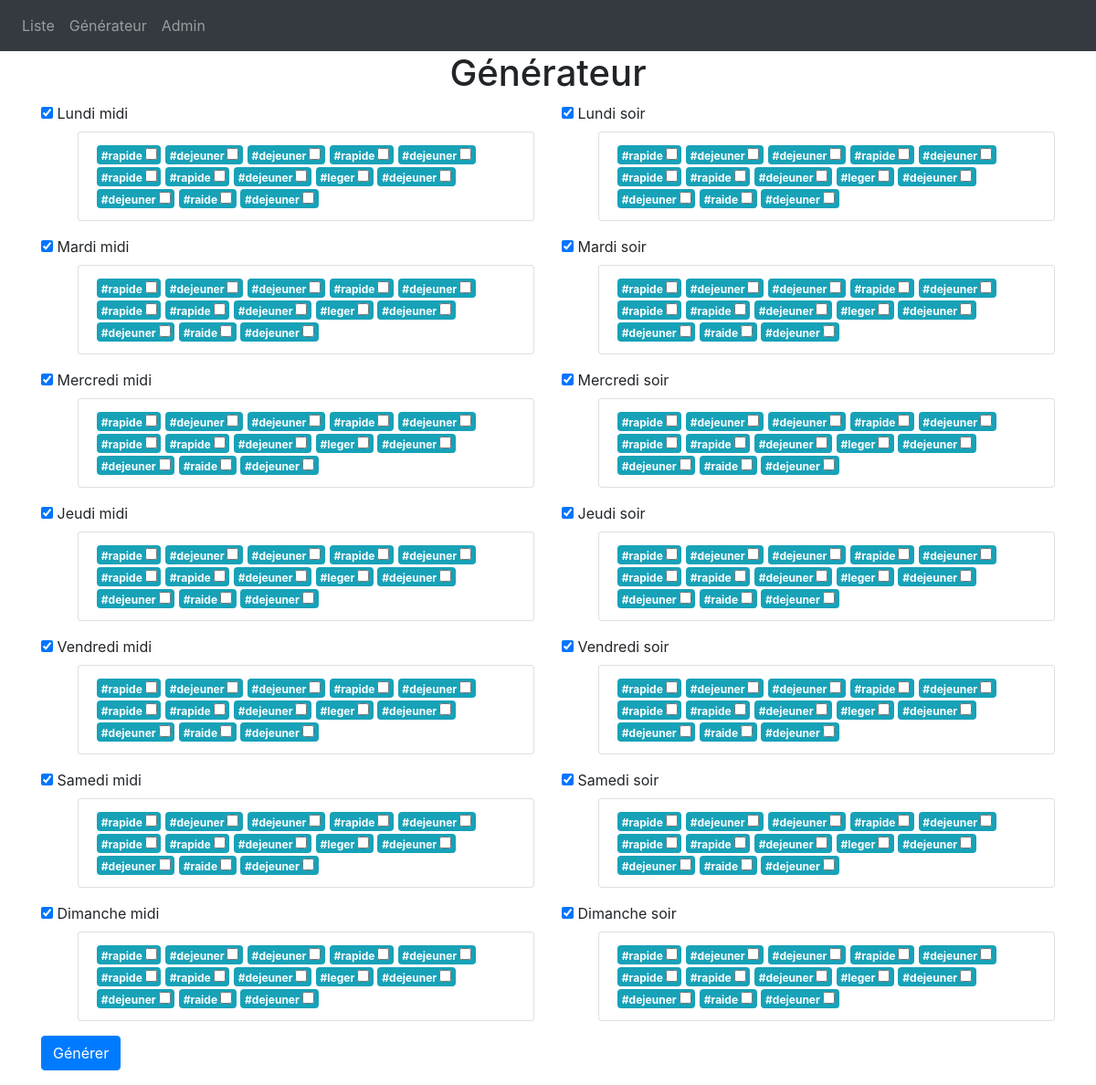
The page /week on the database as committed earlier.
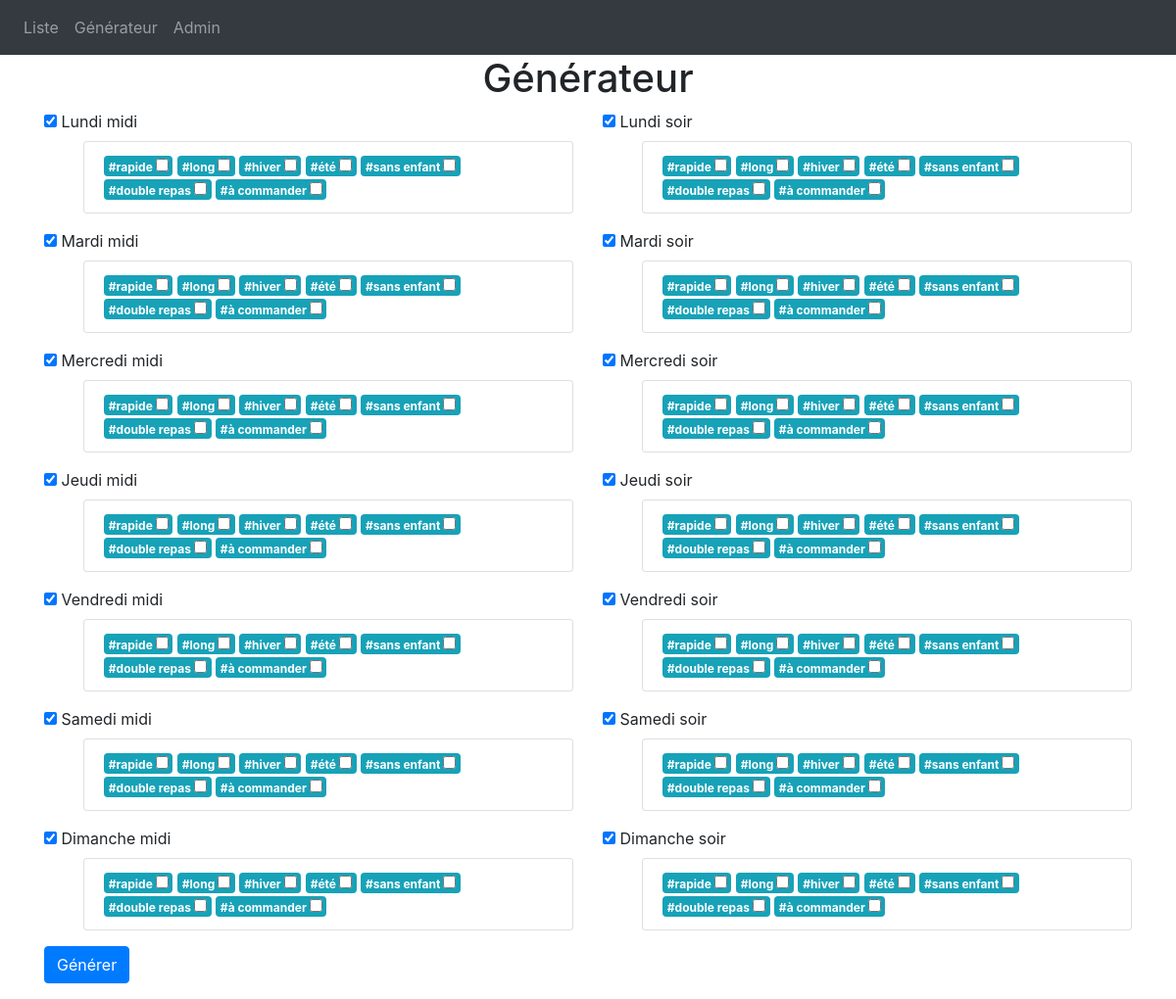
The same page on the database as committed later.
### models.py (models this page shows, shortened)
class Tag(db.Model):
    id = db.Column(db.Integer, primary_key=True)
    value = db.Column(db.String(30))
    meals = db.relationship('Meal', secondary=tags_association, back_populates='tags')

### views.py (the view)
@views.route('/week', methods=['GET', 'POST'])
def week():
    if request.method == 'POST':
        dej = []
        din = []
        meals = Meal.query.all()
        print(request.form)
        return render_template('week.html', dej_list=dej_list, din_list=din_list)
    tags = Tag.query.all()
    tags = [ tag for tag in [tag for tag in tags if (tag.value != 'déjeuner')] if (tag.value != 'diner')]
    return render_template('week.html', tags=tags)

### templates/week.html (shortened to what this page needs)
{% extends "base.html" %}
{% block content %}
<h1 align="center">Générateur</h1>
{% if dej_list is defined or din_list is defined %}
    <div class="row">
    {% if dej_list is defined %}
        <div class="col">
        <h5>Déjeuner(s)</h5>
        {% for dej in dej_list %}
            <ul class="list-group">
                <li class="list-group-item">{{ dej.name }}</li>
            </ul>
        {% endfor %}
        </div>
    {% endif %}
    {% if din_list is defined %}
        <div class="col">
        <h5>Diner(s)</h5>
        {% for din in din_list %}
            <ul class="list-group">
                <li class="list-group-item">{{ din.name }}</li>
            </ul>
        {% endfor %}
        </div>
    {% endif %}
{% else %}
    <form method="POST">
    <div class="form-group">
        <div class="row">
            <div class="col">
                <div>
                    <input type="checkbox" id="lundi_midi" name="lundi_midi" onclick="functionLundiMidi()" checked>
                    <label for="lundi_midi">Lundi midi</label>
                    <ul id="lundi_midi_tags" style="display:block">
                        <li class="list-group-item">
                        {% for tag in tags %}
                            <span class="badge badge-secondary badge-info">#{{ tag.value }}
                                <input type="checkbox" id="lundi_midi {{ tag.id }}" name="lundi_midi {{ tag.id }}">
                            </span>
                        {% endfor %}
                        </li>
                    </ul>
                </div>
                <div>
                    <input type="checkbox" id="mardi_midi" name="mardi_midi" onclick="functionMardiMidi()" checked>
                    <label for="mardi_midi">Mardi midi</label>
                    <ul id="mardi_midi_tags" style="display:block">
                        <li class="list-group-item">
                        {% for tag in tags %}
                            <span class="badge badge-secondary badge-info">#{{ tag.value }}
                                <input type="checkbox" id="mardi_midi {{ tag.id }}" name="mardi_midi {{ tag.id }}">
                            </span>
                        {% endfor %}
                        </li>
                    </ul>
                </div>
                <div>
                    <input type="checkbox" id="mercredi_midi" name="mercredi_midi" onclick="functionMercrediMidi()" checked>
                    <label for="mercredi_midi">Mercredi midi</label>
                    <ul id="mercredi_midi_tags" style="display:block">
                        <li class="list-group-item">
                        {% for tag in tags %}
                            <span class="badge badge-secondary badge-info">#{{ tag.value }}
                                <input type="checkbox" id="mercredi_midi {{ tag.id }}" name="mercredi_midi {{ tag.id }}">
                            </span>
                        {% endfor %}
                        </li>
                    </ul>
                </div>
                <div>
                    <input type="checkbox" id="jeudi_midi" name="jeudi_midi" onclick="functionJeudiMidi()" checked>
                    <label for="jeudi_midi">Jeudi midi</label>
                    <ul id="jeudi_midi_tags" style="display:block">
                        <li class="list-group-item">
                        {% for tag in tags %}
                            <span class="badge badge-secondary badge-info">#{{ tag.value }}
                                <input type="checkbox" id="jeudi_midi {{ tag.id }}" name="jeudi_midi {{ tag.id }}">
                            </span>
                        {% endfor %}
                        </li>
                    </ul>
                </div>
                <div>
                    <input type="checkbox" id="vendredi_midi" name="vendredi_midi" onclick="functionVendrediMidi()" checked>
                    <label for="vendredi_midi">Vendredi midi</label>
                    <ul id="vendredi_midi_tags" style="display:block">
                        <li class="list-group-item">
                        {% for tag in tags %}
                            <span class="badge badge-secondary badge-info">#{{ tag.value }}
                                <input type="checkbox" id="vendredi_midi {{ tag.id }}" name="vendredi_midi {{ tag.id }}">
                            </span>
                        {% endfor %}
                        </li>
                    </ul>
                </div>
                <div>
                    <input type="checkbox" id="samedi_midi" name="samedi_midi" onclick="functionSamediMidi()" checked>
                    <label for="samedi_midi">Samedi midi</label>
                    <ul id="samedi_midi_tags" style="display:block">
                        <li class="list-group-item">
                        {% for tag in tags %}
                            <span class="badge badge-secondary badge-info">#{{ tag.value }}
                                <input type="checkbox" id="samedi_midi {{ tag.id }}" name="samedi_midi {{ tag.id }}">
                            </span>
                        {% endfor %}
                        </li>
                    </ul>
                </div>
                <div>
                    <input type="checkbox" id="dimanche_midi" name="dimanche_midi" onclick="functionDimancheMidi()" checked>
                    <label for="dimanche_midi">Dimanche midi</label>
                    <ul id="dimanche_midi_tags" style="display:block">
                        <li class="list-group-item">
                        {% for tag in tags %}
                            <span class="badge badge-secondary badge-info">#{{ tag.value }}
                                <input type="checkbox" id="dimanche_midi {{ tag.id }}" name="dimanche_midi {{ tag.id }}">
                            </span>
                        {% endfor %}
                        </li>
                    </ul>
                </div>
            </div>
            <div class="col">
                <div>
                    <input type="checkbox" id="lundi_soir" name="lundi_soir" onclick="functionLundiSoir()" checked>
                    <label for="lundi_soir">Lundi soir</label>
                    <ul id="lundi_soir_tags" style="display:block">
                        <li class="list-group-item">
                        {% for tag in tags %}
                            <span class="badge badge-secondary badge-info">#{{ tag.value }}
                                <input type="checkbox" id="lundi_soir {{ tag.id }}" name="lundi_soir {{ tag.id }}">
                            </span>
                        {% endfor %}
                        </li>
                    </ul>
                </div>
                <div>
                    <input type="checkbox" id="mardi_soir" name="mardi_soir" onclick="functionMardiSoir()" checked>
                    <label for="mardi_soir">Mardi soir</label>
                    <ul id="mardi_soir_tags" style="display:block">
                        <li class="list-group-item">
                        {% for tag in tags %}
                            <span class="badge badge-secondary badge-info">#{{ tag.value }}
                                <input type="checkbox" id="mardi_soir {{ tag.id }}" name="mardi_soir {{ tag.id }}">
                            </span>
                        {% endfor %}
                        </li>
                    </ul>
                </div>
                <div>
                    <input type="checkbox" id="mercredi_soir" name="mercredi_soir" onclick="functionMercrediSoir()" checked>
                    <label for="mercredi_soir">Mercredi soir</label>
                    <ul id="mercredi_soir_tags" style="display:block">
                        <li class="list-group-item">
                        {% for tag in tags %}
                            <span class="badge badge-secondary badge-info">#{{ tag.value }}
                                <input type="checkbox" id="mercredi_soir {{ tag.id }}" name="mercredi_soir {{ tag.id }}">
                            </span>
                        {% endfor %}
                        </li>
                    </ul>
                </div>
                <div>
                    <input type="checkbox" id="jeudi_soir" name="jeudi_soir" onclick="functionJeudiSoir()" checked>
                    <label for="jeudi_soir">Jeudi soir</label>
                    <ul id="jeudi_soir_tags" style="display:block">
                        <li class="list-group-item">
                        {% for tag in tags %}
                            <span class="badge badge-secondary badge-info">#{{ tag.value }}
                                <input type="checkbox" id="jeudi_soir {{ tag.id }}" name="jeudi_soir {{ tag.id }}">
                            </span>
                        {% endfor %}
                        </li>
                    </ul>
                </div>
                <div>
                    <input type="checkbox" id="vendredi_soir" name="vendredi_soir" onclick="functionVendrediSoir()" checked>
                    <label for="vendredi_soir">Vendredi soir</label>
                    <ul id="vendredi_soir_tags" style="display:block">
                        <li class="list-group-item">
                        {% for tag in tags %}
                            <span class="badge badge-secondary badge-info">#{{ tag.value }}
                                <input type="checkbox" id="vendredi_soir {{ tag.id }}" name="vendredi_soir {{ tag.id }}">
                            </span>
                        {% endfor %}
                        </li>
                    </ul>
                </div>
                <div>
                    <input type="checkbox" id="samedi_soir" name="samedi_soir" onclick="functionSamediSoir()" checked>
                    <label for="samedi_soir">Samedi soir</label>
                    <ul id="samedi_soir_tags" style="display:block">
                        <li class="list-group-item">
                        {% for tag in tags %}
                            <span class="badge badge-secondary badge-info">#{{ tag.value }}
                                <input type="checkbox" id="samedi_soir {{ tag.id }}" name="samedi_soir {{ tag.id }}">
                            </span>
                        {% endfor %}
                        </li>
                    </ul>
                </div>
                <div>
                    <input type="checkbox" id="dimanche_soir" name="day" value="7,1" onclick="functionDimancheSoir()" checked>
                    <label for="dimanche_soir">Dimanche soir</label>
                    <ul id="dimanche_soir_tags" style="display:block">
                        <li class="list-group-item">
                        {% for tag in tags %}
                            <span class="badge badge-secondary badge-info">#{{ tag.value }}
                                <input type="checkbox" id="dimanche_soir {{ tag.id }}" name="dimanche_soir {{ tag.id }}">
                            </span>
                        {% endfor %}
                        </li>
                    </ul>
                </div>
            </div>
        </div>
        <div>
            <button type="submit" class="btn btn-primary">Générer</button>
        </div>
    </div>
    </form>
{% endif %}
{% endblock %}

### templates/base.html (shortened to what this page needs)
<!DOCTYPE html>
<html lang="en">
    <head>
         <link
          rel="stylesheet"
          href="https://stackpath.bootstrapcdn.com/bootstrap/4.4.1/css/bootstrap.min.css"
        />
        <link
          rel="stylesheet"
          href="https://stackpath.bootstrapcdn.com/font-awesome/4.7.0/css/font-awesome.min.css"
        />
    </head>
    <body>
        <nav class="navbar navbar-expand-lg navbar-dark bg-dark">
            <div class="collapse navbar-collapse" id="navbar">
                <div class="navbar-nav">
                    <a class="nav-item nav-link" id="home" href="/">Liste</a>
                    <a class="nav-item nav-link" id="week" href="/week">Générateur</a>
                    <a class="nav-item nav-link" id="week" href="/admin">Admin</a>
                </div>
            </div>
        </nav>
        <div class="container">{% block content %} {% endblock %}</div>
    </body>
</html>

Rows that differ between the two databases and show on the page:
no longer on this page (row edited): Tag: value "dejeuner"
removed Tag: value "rapide"
removed Tag: value "dejeuner"
removed Tag: value "leger"
removed Tag: value "dejeuner"
removed Tag: value "dejeuner"
removed Tag: value "raide"
removed Tag: value "dejeuner"
added Tag: value "long"
changed Tag: value "dejeuner" → "hiver"
now on this page (row edited): Tag: value "été"
changed Tag: value "rapide" → "sans enfant"
changed Tag: value "dejeuner" → "double repas"
changed Tag: value "rapide" → "à commander"
